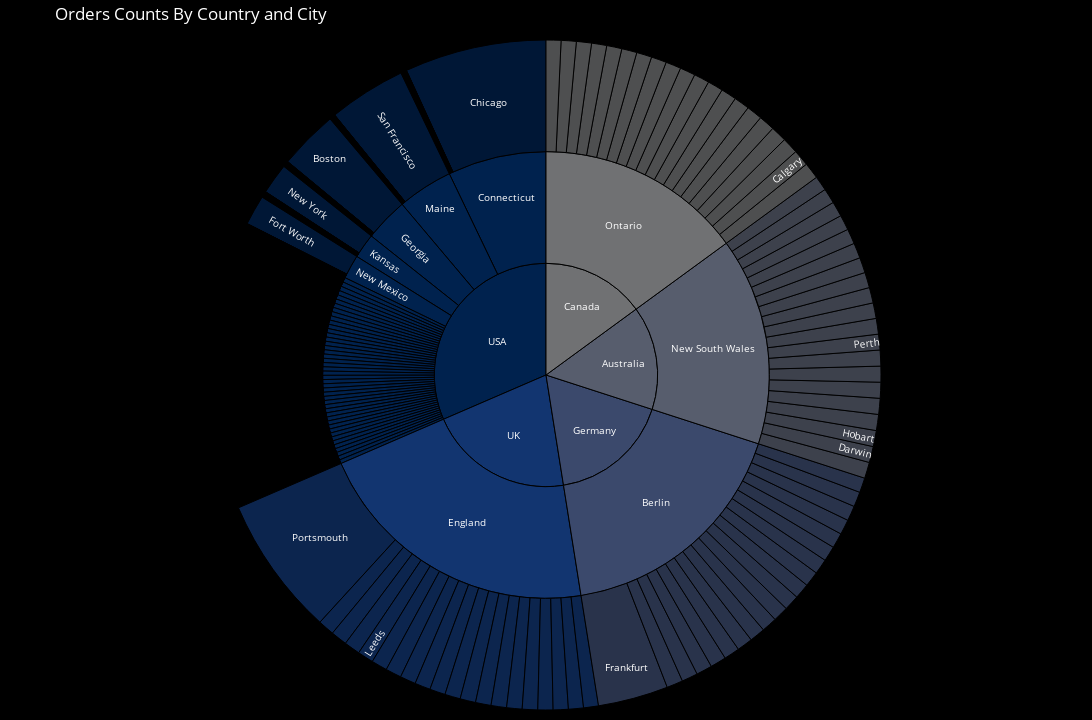

Write notebook code for a chart like this one.
### Markdown cell above
## 7. Revenue Distribution By [ Country -> State/Province -> City ]

### Code cell
fig = px.sunburst(data_frame=city, path=['Country','Province/State','City'], values='Revenue', width=1280, height=720,
                  title='Orders Counts By Country and City', color_discrete_sequence=px.colors.sequential.Cividis)
fig.update_layout(
    paper_bgcolor = 'black',
    plot_bgcolor = 'lightgrey',
    title_font_color='white',
    uniformtext=dict(minsize=10, mode='hide'),
    margin=dict(t=40,l=0,r=0,b=10))
fig.update_traces(rotation=90, textfont_color='white')
fig.show()

### Figure 1 — Plotly figure (JSON) as saved in the notebook; plotly's stock layout.template omitted (floating-point values rounded to 4 significant figures; data arrays with more than 128 entries replaced by an {"elided": "..."} marker saying what was removed)
{"data": [{"branchvalues": "total", "domain": {"x": [0, 1], "y": [0, 1]}, "hovertemplate": "labels=%{label}<br>Revenue=%{value}<br>parent=%{parent}<br>id=%{id}<extra></extra>", "ids": {"elided": "2689 str values"}, "labels": {"elided": "2689 str values"}, "name": "", "parents": {"elided": "2689 str values"}, "rotation": 90, "textfont": {"color": "white"}, "type": "sunburst", "values": {"elided": "2689 float values"}}], "layout": {"height": 720, "legend": {"tracegroupgap": 0}, "margin": {"b": 10, "l": 0, "r": 0, "t": 40}, "paper_bgcolor": "black", "plot_bgcolor": "lightgrey", "sunburstcolorway": ["#00224e", "#123570", "#3b496c", "#575d6d", "#707173", "#8a8678", "#a59c74", "#c3b369", "#e1cc55", "#fee838"], "title": {"font": {"color": "white"}, "text": "Orders Counts By Country and City"}, "uniformtext": {"minsize": 10, "mode": "hide"}, "width": 1280}}
